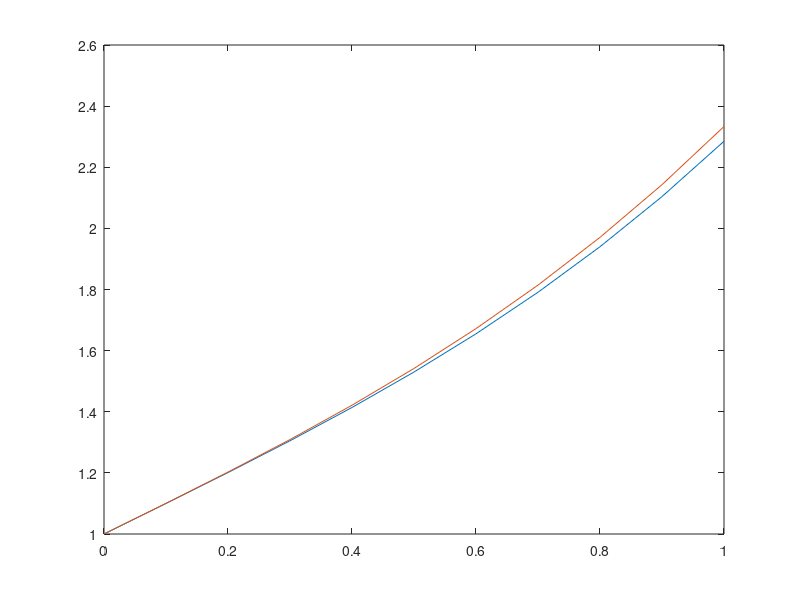

This figure's MATLAB source:
h=0.1;
f=@(y,t) t^2+1;
g=@(t)(1/3)*t^3+t+1;
t=[0:h:1];
Y = zeros(1,length(t));
ycx= zeros(1,length(t));
y(1)=1;
for i=[1 2 3 4 5 6 7 8 9 10]
  y(i+1)=y(i)+h*f(y(i),t(i));
  ycx(i)=g(t(i));
end
ycx(11)=g(t(11));
plot(t,y);
hold on;
plot(t,ycx);
